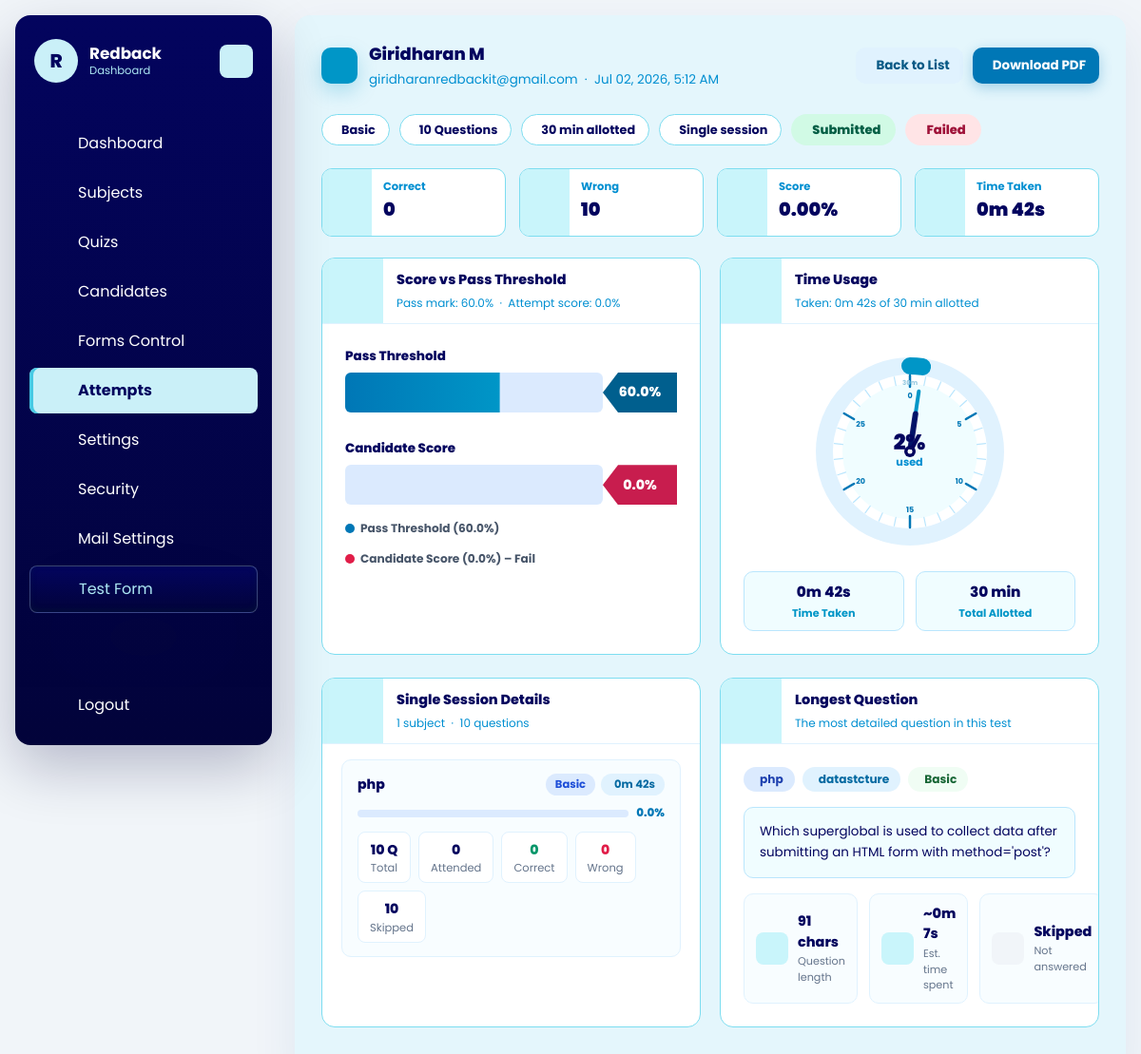
Page /dashboard/attempts/119/ (signed in) on the earlier database version.
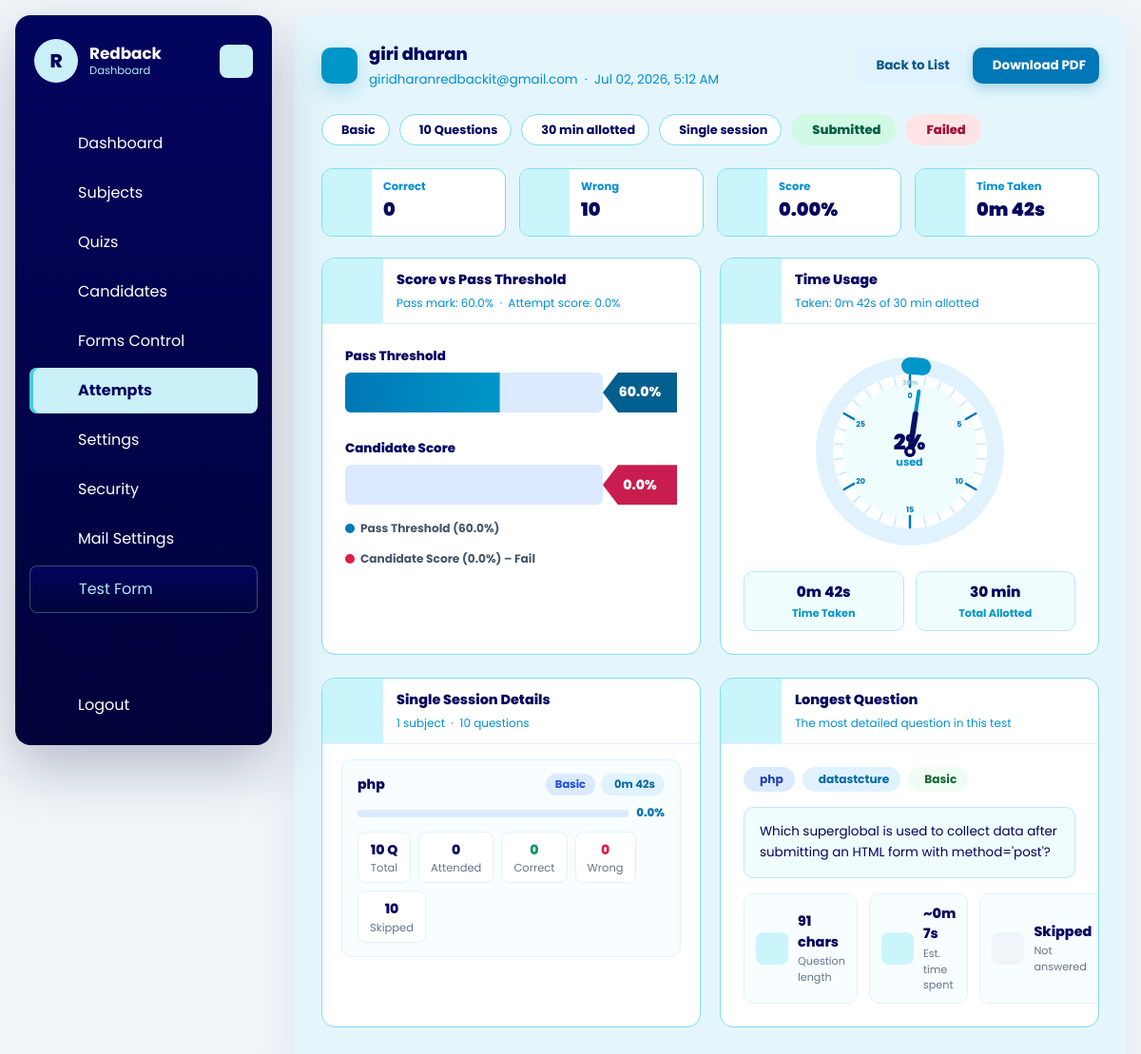
Same page on the later database version.
### quiz/models.py (models this page shows, shortened)
class CandidateTestAttempt(models.Model):
    SESSION_SINGLE = 'single'
    SESSION_MULTI = 'multi'
    SESSION_CHOICES = [
        (SESSION_SINGLE, 'Single'),
        (SESSION_MULTI, 'Multi'),
    ]
    candidate = models.ForeignKey(Candidate, on_delete=models.CASCADE, related_name='attempts')
    company = models.ForeignKey(Company, on_delete=models.CASCADE, related_name='attempts')
    public_slug = models.CharField(max_length=190, unique=True, blank=True, db_index=True)
    session_type = models.CharField(max_length=10, choices=SESSION_CHOICES)
    level = models.CharField(max_length=20)
    question_count = models.PositiveIntegerField()
    duration_minutes = models.PositiveIntegerField()
    selected_subjects = models.JSONField(default=list, blank=True)
    selected_sub_titles = models.JSONField(default=list, blank=True)
    candidate_details_json = models.JSONField(default=dict, blank=True)
    answers_json = models.JSONField(default=list, blank=True)
    correct_count = models.PositiveIntegerField(default=0)
    wrong_count = models.PositiveIntegerField(default=0)
    percentage = models.DecimalField(max_digits=5, decimal_places=2, default=0)
    started_at = models.DateTimeField(blank=True, null=True)
    submitted_at = models.DateTimeField(blank=True, null=True)
    is_submitted = models.BooleanField(default=False)
    is_paused = models.BooleanField(default=False)
    paused_at = models.DateTimeField(blank=True, null=True)
    total_paused_seconds = models.PositiveIntegerField(default=0)
    full_screen_lock_enabled = models.BooleanField(default=False)
    pause_lock_enabled = models.BooleanField(default=False)
    tab_switch_guard_enabled = models.BooleanField(default=False)
    copy_paste_block_enabled = models.BooleanField(default=False)
    right_click_disable_enabled = models.BooleanField(default=False)
    max_violation_warnings = models.PositiveIntegerField(default=3)
    tab_switch_count = models.PositiveIntegerField(default=0)
    warning_count = models.PositiveIntegerField(default=0)
    last_violation_at = models.DateTimeField(blank=True, null=True)
    violation_log_json = models.JSONField(default=list, blank=True)
    test_link_email_sent_at = models.DateTimeField(blank=True, null=True)
    created_at = models.DateTimeField(auto_now_add=True)
    class Meta:
        ordering = ['-created_at']

class Candidate(models.Model):
    name = models.CharField(max_length=150)
    email = models.EmailField()
    designation_tech = models.CharField(max_length=150)
    created_at = models.DateTimeField(auto_now_add=True)
    class Meta:
        ordering = ['name']

### dashboard/models.py (models this page shows, shortened)
class TestSubject(models.Model):
    company = models.ForeignKey(Company, on_delete=models.CASCADE, related_name='subjects')
    subject = models.CharField(max_length=150)
    subject_svg = models.TextField(blank=True, null=True)
    created_at = models.DateTimeField(auto_now_add=True)
    class Meta:
        ordering = ['subject']
        unique_together = ('company', 'subject')

class Quiz(models.Model):
    LEVEL_BASIC = 'basic'
    LEVEL_INTERMEDIATE = 'intermediate'
    LEVEL_EXPERIENCED = 'experienced'
    LEVEL_CHOICES = [
        (LEVEL_BASIC, 'Basic'),
        (LEVEL_INTERMEDIATE, 'Intermediate'),
        (LEVEL_EXPERIENCED, 'Experienced'),
    ]
    bulk_upload = models.ForeignKey(
        'BulkQuestionUpload',
        on_delete=models.SET_NULL,
        related_name='imported_quizzes',
        blank=True,
        null=True,
    )
    test_subject = models.ForeignKey(TestSubject, on_delete=models.CASCADE, related_name='quizzes')
    sub_title = models.ForeignKey(
        SubTitle,
        on_delete=models.SET_NULL,
        related_name='quizzes',
        blank=True,
        null=True,
    )
    level = models.CharField(max_length=20, choices=LEVEL_CHOICES)
    question_paragraph = models.TextField(blank=True, null=True)
    question_image = models.ImageField(upload_to='questions/', blank=True, null=True)
    question = models.TextField(default='')
    option_1 = models.CharField(max_length=255, default='')
    option_2 = models.CharField(max_length=255, default='')
    option_3 = models.CharField(max_length=255, default='')
    option_4 = models.CharField(max_length=255, default='')
    correct_answer = models.CharField(
        max_length=20,
        choices=[
            ('option_1', 'Option 1'),
            ('option_2', 'Option 2'),
            ('option_3', 'Option 3'),
            ('option_4', 'Option 4'),
        ],
        default='option_1',
    )
    created_at = models.DateTimeField(auto_now_add=True)
    updated_at = models.DateTimeField(auto_now=True)
    class Meta:
        ordering = ['test_subject__subject', 'sub_title__title', 'level']

### dashboard/views.py (the view)
# urls.py: path('attempts/<int:pk>/', views.attempt_detail, name='attempt_detail'),
@company_login_required
def attempt_detail(request, pk):
    from django.utils import timezone
    from .models import Quiz
    attempt = get_object_or_404(
        CandidateTestAttempt.objects.select_related('candidate', 'company'),
        pk=pk,
        company=request.company,
    )
    total_seconds_allotted = attempt.duration_minutes * 60
    if attempt.started_at and attempt.submitted_at:
        raw_elapsed = int((attempt.submitted_at - attempt.started_at).total_seconds())
        time_taken_seconds = max(raw_elapsed - attempt.total_paused_seconds, 0)
        time_taken_seconds = min(time_taken_seconds, total_seconds_allotted)
    elif attempt.started_at:
        raw_elapsed = int((timezone.now() - attempt.started_at).total_seconds())
        time_taken_seconds = max(raw_elapsed - attempt.total_paused_seconds, 0)
        time_taken_seconds = min(time_taken_seconds, total_seconds_allotted)
    else:
        time_taken_seconds = 0
    time_taken_minutes = time_taken_seconds / 60
    time_pct = round((time_taken_seconds / total_seconds_allotted * 100), 2) if total_seconds_allotted else 0
    taken_h = int(time_taken_seconds // 3600)
    taken_m = int((time_taken_seconds % 3600) // 60)
    taken_s = int(time_taken_seconds % 60)
    time_taken_display = f'{taken_h}h {taken_m}m {taken_s}s' if taken_h else f'{taken_m}m {taken_s}s'
    pass_pct = float(request.company.pass_persantage)
    attempt_pct = float(attempt.percentage)
    is_passed = attempt_pct >= pass_pct
    answer_rows = attempt.answers_json or []
    question_ids = [row['question_id'] for row in answer_rows]
    questions_qs = (
        Quiz.objects
        .filter(id__in=question_ids, test_subject__company=attempt.company)
        .select_related('test_subject', 'sub_title')
    )
    question_map = {q.id: q for q in questions_qs}
    answered_set = {
        row['question_id']
        for row in answer_rows
        if row.get('selected_answer', '').strip()
    }
    correct_set = {
        row['question_id']
        for row in answer_rows
        if row.get('selected_answer') and
        question_map.get(row['question_id']) and
        row['selected_answer'] == question_map[row['question_id']].correct_answer
    }
    from collections import OrderedDict
    subject_stats = OrderedDict()
    total_q = len(question_ids)
    for qid in question_ids:
        q = question_map.get(qid)
        if not q:
            continue
        subj = q.test_subject.subject
        if subj not in subject_stats:
            subject_stats[subj] = {
                'name': subj,
                'total': 0,
                'attended': 0,
                'correct': 0,
                'wrong': 0,
                'skipped': 0,
                'level': q.level,
            }
        s = subject_stats[subj]
        s['total'] += 1
        if qid in answered_set:
            s['attended'] += 1
            if qid in correct_set:
                s['correct'] += 1
            else:
                s['wrong'] += 1
        else:
            s['skipped'] += 1
    time_per_q = time_taken_seconds / max(total_q, 1)
    for s in subject_stats.values():
        secs = int(time_per_q * s['total'])
        m, sec = divmod(secs, 60)
        h, m = divmod(m, 60)
        s['time_display'] = f'{h}h {m}m {sec}s' if h else f'{m}m {sec}s'
        s['time_seconds'] = secs
        s['pct'] = round((s['correct'] / s['total'] * 100), 1) if s['total'] else 0
    session_list = list(subject_stats.values())
    longest_question = None
    if question_map:
        longest_q_obj = max(question_map.values(), key=lambda q: len(q.question or ''))
        lq_row = next(
            (r for r in answer_rows if r['question_id'] == longest_q_obj.id), None
        )
        lq_answered = lq_row and bool(lq_row.get('selected_answer', '').strip())
        lq_correct = lq_row and lq_row.get('selected_answer') == longest_q_obj.correct_answer
        avg_len = sum(len(q.question or '') for q in question_map.values()) / max(len(question_map), 1)
        lq_len = len(longest_q_obj.question or '')
        lq_secs = int(time_per_q * (lq_len / max(avg_len, 1)) * 1.2)
        lq_m, lq_s = divmod(lq_secs, 60)
        longest_question = {
            'subject': longest_q_obj.test_subject.subject,
            'subtitle': longest_q_obj.sub_title.title if longest_q_obj.sub_title else 'General',
            'level': longest_q_obj.get_level_display(),
            'question_text': (longest_q_obj.question or '')[:220],
            'question_full': longest_q_obj.question or '',
            'is_answered': lq_answered,
            'is_correct': lq_correct,
            'est_time_display': f'{lq_m}m {lq_s}s',
            'char_count': lq_len,
        }
    return render(request, 'dashboard/attempt_detail.html', {
        'title': f'Attempt – {attempt.candidate.name}',
        'attempt': attempt,
        'pass_pct': pass_pct,
        'attempt_pct': attempt_pct,
        'is_passed': is_passed,
        'total_seconds_allotted': total_seconds_allotted,
        'time_taken_seconds': time_taken_seconds,
        'time_pct': time_pct,
        'time_taken_display': time_taken_display,
        'duration_minutes': attempt.duration_minutes,
        'time_taken_minutes': round(time_taken_minutes, 2),
        'session_list': session_list,
        'longest_question': longest_question,
    })

### dashboard/views.py (called while the page is built)
def get_logged_in_company(request):
    company_id = request.session.get('company_id')
    if not company_id:
        return None
    return Company.objects.filter(id=company_id, is_active=True).first()

def company_login_required(view_func):
    @wraps(view_func)
    def wrapper(request, *args, **kwargs):
        company = get_logged_in_company(request)
        if not company:
            return redirect(f"{reverse('dashboard:login')}?next={request.path}")
        request.company = company
        return view_func(request, *args, **kwargs)
    return wrapper

### templates/dashboard/attempt_detail.html (shortened to what the changed rows need)
{% extends "base.html" %}
{% block content %}
<div id="dashboard-page-content">
<section class="adet-shell">
    <div class="adet-heading">
        <div class="adet-heading-main">
            <div>
                <h1 class="adet-title">{{ attempt.candidate.name }}</h1>
                <p class="adet-sub">{{ attempt.candidate.email }} &nbsp;·&nbsp; {{ attempt.created_at|date:"M d, Y, g:i A" }}</p>
            </div>
        </div>
    </div>
    <div class="adet-info-row">
        <span class="adet-info-pill"><iconify-icon icon="mdi:signal-cellular-3"></iconify-icon>{{ attempt.level|capfirst }}</span>
        <span class="adet-info-pill"><iconify-icon icon="mdi:help-circle-outline"></iconify-icon>{{ attempt.question_count }} Questions</span>
        <span class="adet-info-pill"><iconify-icon icon="mdi:timer-outline"></iconify-icon>{{ attempt.duration_minutes }} min allotted</span>
        <span class="adet-info-pill"><iconify-icon icon="mdi:format-list-bulleted-type"></iconify-icon>{{ attempt.session_type|capfirst }} session</span>
        {% if attempt.is_submitted %}
            <span class="adet-badge pass"><iconify-icon icon="mdi:check-circle-outline"></iconify-icon>Submitted</span>
        {% else %}
            <span class="adet-badge fail"><iconify-icon icon="mdi:clock-alert-outline"></iconify-icon>Not Submitted</span>
        {% endif %}
        {% if is_passed %}
            <span class="adet-badge pass"><iconify-icon icon="mdi:trophy-outline"></iconify-icon>Passed</span>
        {% else %}
            <span class="adet-badge fail"><iconify-icon icon="mdi:close-circle-outline"></iconify-icon>Failed</span>
        {% endif %}
    </div>
    <div class="adet-stats">
        <div class="adet-stat">
            <div class="adet-stat-body">
                <div class="adet-stat-lbl">Correct</div>
                <div class="adet-stat-val">{{ attempt.correct_count }}</div>
            </div>
        </div>
        <div class="adet-stat">
            <div class="adet-stat-body">
                <div class="adet-stat-lbl">Wrong</div>
                <div class="adet-stat-val">{{ attempt.wrong_count }}</div>
            </div>
        </div>
        <div class="adet-stat">
            <div class="adet-stat-body">
                <div class="adet-stat-lbl">Score</div>
                <div class="adet-stat-val">{{ attempt.percentage }}%</div>
            </div>
        </div>
    </div>
    <div class="adet-chart-grid" style="margin-top:20px;">
        <div class="adet-card">
            <div class="adet-card-head">
                <div class="adet-card-lbl">
                    <span class="adet-card-name">
                        {% if attempt.session_type == 'single' %}Single Session Details{% else %}Multi-Session Breakdown{% endif %}
                    </span>
                    <span class="adet-card-hint">
                        {% if attempt.session_type == 'single' %}{{ session_list|length }} subject{{ session_list|length|pluralize }} &nbsp;·&nbsp; {{ attempt.question_count }} questions{% else %}{{ session_list|length }} session{{ session_list|length|pluralize }} · {{ attempt.question_count }} total questions{% endif %}
                    </span>
                </div>
            </div>
            <div class="adet-card-body" style="padding:16px 20px;">
                {% if session_list %}
                <div class="sdet-list">
                    {% for s in session_list %}
                    <div class="sdet-item">
                        <div class="sdet-item-head">
                            <span class="sdet-name">{{ s.name }}</span>
                            <div class="sdet-badges">
                                <span class="sdet-pill level">{{ s.level|capfirst }}</span>
                                <span class="sdet-pill time"><iconify-icon icon="mdi:timer-outline"></iconify-icon>{{ s.time_display }}</span>
                            </div>
                        </div>
                        <div class="sdet-mini-bar-row">
                            <div class="sdet-mini-track">
                            </div>
                            <span class="sdet-mini-pct">{{ s.pct }}%</span>
                        </div>
                        <div class="sdet-stats">
                            <span class="sdet-stat">
                                <span>{{ s.total }} Q</span>
                                <em>Total</em>
                            </span>
                            <span class="sdet-stat">
                                <span>{{ s.attended }}</span>
                                <em>Attended</em>
                            </span>
                            <span class="sdet-stat correct">
                                <span>{{ s.correct }}</span>
                                <em>Correct</em>
                            </span>
                            <span class="sdet-stat wrong">
                                <span>{{ s.wrong }}</span>
                                <em>Wrong</em>
                            </span>
                            <span class="sdet-stat skip">
                                <span>{{ s.skipped }}</span>
                                <em>Skipped</em>
                            </span>
                        </div>
                    </div>
                    {% endfor %}
                </div>
                {% else %}
                <p style="color:#94a3b8;text-align:center;padding:24px 0;">No question data available.</p>
                {% endif %}
            </div>
        </div>
    </div>
</section>
</div>
{% endblock %}

Differences in the rows shown:
changed through a linked row, CandidateTestAttempt "Basic": candidate.name "Giridharan M" → "giri dharan"
